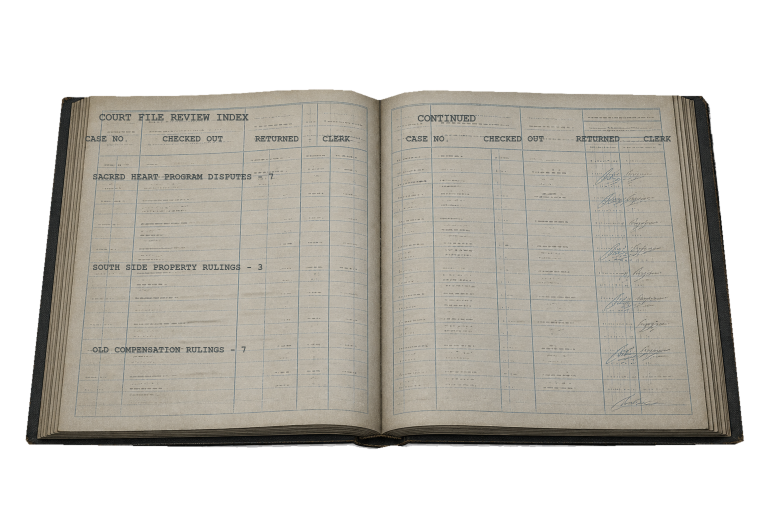
#> input picture image/edit_jobs/u4-court-archive-4115-v1/detail_master_exact.png, 1535 x 1024 px (shown at 1/2 size)
$ python build_icon_master.py
#> lines starting #> are read from the running program, lines starting #| are printed output that depends on the picture
from pathlib import Path
import hashlib
import json

from PIL import Image, ImageFilter


JOB = Path(__file__).resolve().parent
SOURCE = JOB / "detail_master_exact.png"
MASTER_OUT = JOB / "icon_master_1040.png"
SUBJECT_MASK_OUT = JOB / "icon_subject_mask_1040.png"
SHADOW_MASK_OUT = JOB / "icon_shadow_mask_1040.png"
REPORT = JOB / "icon_master_provenance.json"

CANVAS_SIZE = (1040, 1040)
TARGET_WIDTH = 800
SHADOW_OFFSET = (-22, 30)
SHADOW_BLUR = 16

source = Image.open(SOURCE).convert("RGBA")
#> source is the input picture: PIL image 1535x1024 RGBA; mean R, G, B, A 97.7, 94.4, 87.1, 155.9
bbox = source.getchannel("A").getbbox()
#> bbox = (49, 177, 1490, 900)
if bbox is None:
    raise ValueError("Approved ledger master is empty")
subject = source.crop(bbox)
target_height = round(subject.height * TARGET_WIDTH / subject.width)
#> target_height = 401
subject = subject.resize((TARGET_WIDTH, target_height), Image.Resampling.LANCZOS)
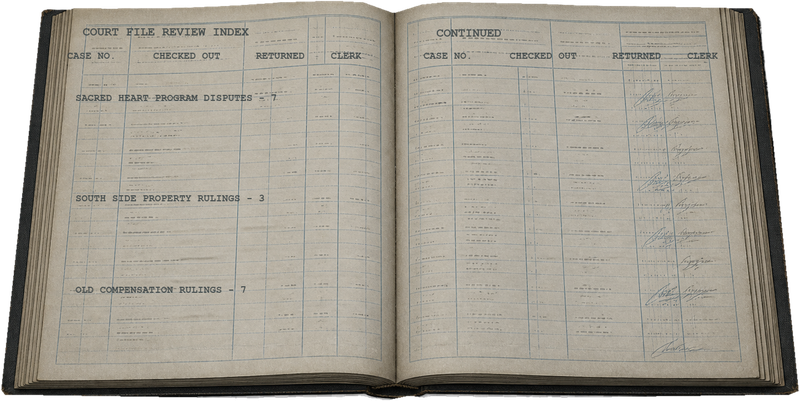
#> subject: PIL image 800x401 RGBA; mean R, G, B, A 147.7, 142.7, 131.7, 235.2; transparent parts drawn white

subject_x = round((CANVAS_SIZE[0] - subject.width) / 2)
#> subject_x = 120
subject_y = round((CANVAS_SIZE[1] - subject.height) / 2) - 12
#> subject_y = 308

subject_layer = Image.new("RGBA", CANVAS_SIZE, (0, 0, 0, 0))
#> subject_layer: PIL image 1040x1040 RGBA; every value is 0
subject_layer.alpha_composite(subject, (subject_x, subject_y))
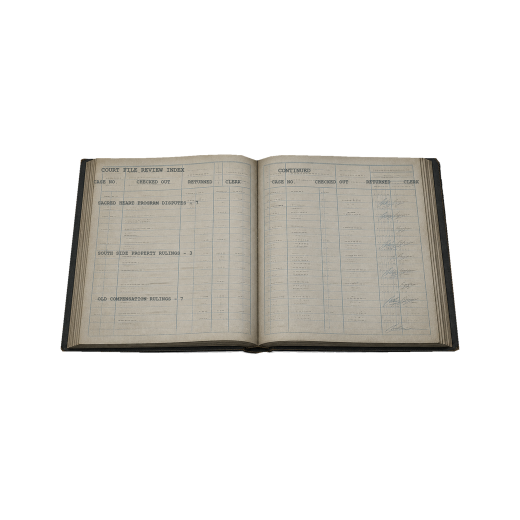
#> subject_layer: PIL image 1040x1040 RGBA (shown at 1/2 size); mean R, G, B, A 43.8, 42.3, 39.1, 69.8; transparent parts drawn white
subject_mask = subject_layer.getchannel("A")
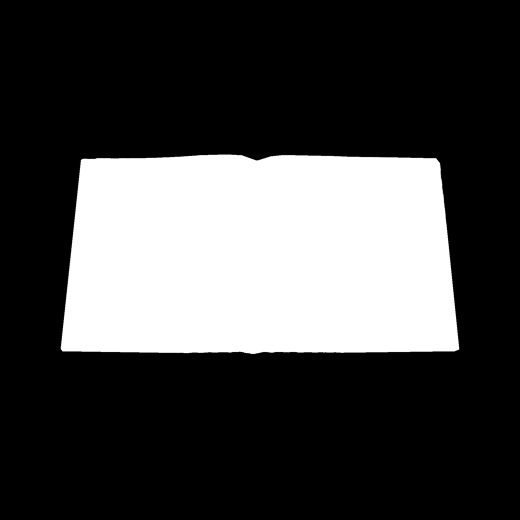
#> subject_mask: PIL image 1040x1040 L (shown at 1/2 size); min 0, max 255, mean 69.8

shadow_mask = Image.new("L", CANVAS_SIZE, 0)
#> shadow_mask: PIL image 1040x1040 L; every value is 0
shadow_mask.paste(
    subject.getchannel("A"),
    (subject_x + SHADOW_OFFSET[0], subject_y + SHADOW_OFFSET[1]),
)
shadow_mask = shadow_mask.filter(ImageFilter.GaussianBlur(SHADOW_BLUR))
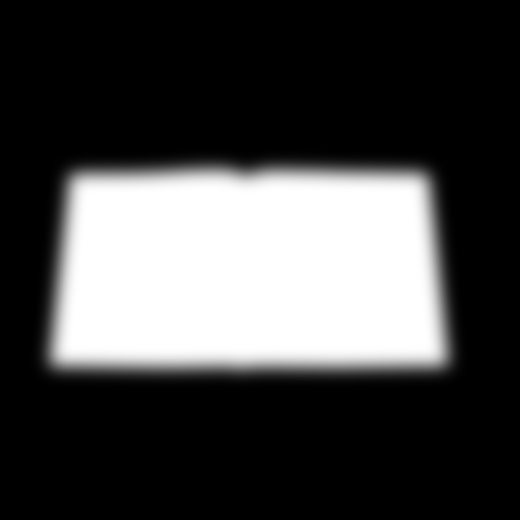
#> shadow_mask: PIL image 1040x1040 L (shown at 1/2 size); min 0, max 255, mean 69.8
shadow_mask = shadow_mask.point(lambda value: round(value * 0.34))
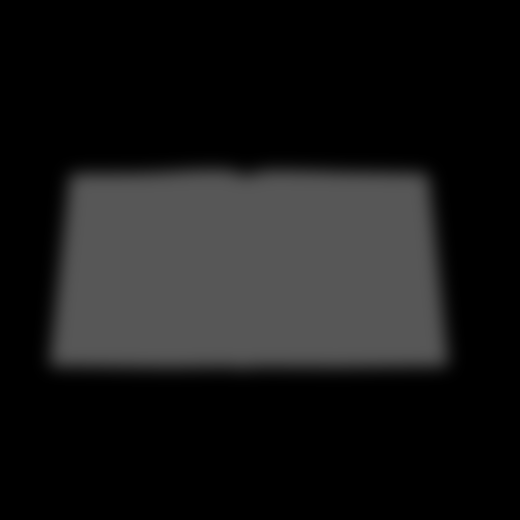
#> shadow_mask: PIL image 1040x1040 L (shown at 1/2 size); min 0, max 87, mean 23.8

shadow_layer = Image.new("RGBA", CANVAS_SIZE, (0, 0, 0, 0))
shadow_layer.putalpha(shadow_mask)
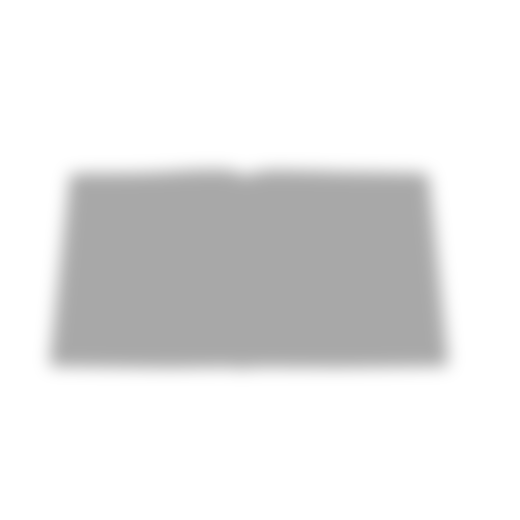
#> shadow_layer: PIL image 1040x1040 RGBA (shown at 1/2 size); mean R, G, B, A 0, 0, 0, 23.8; transparent parts drawn white
combined = Image.alpha_composite(shadow_layer, subject_layer)
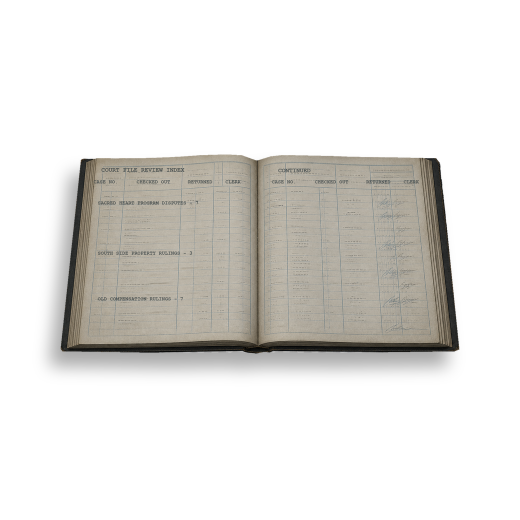
#> combined: PIL image 1040x1040 RGBA (shown at 1/2 size); mean R, G, B, A 43.6, 42.2, 38.9, 72.2; transparent parts drawn white

# Fully transparent pixels carry zero RGB before the canonical finalizer.
pixels = combined.load()
for y in range(combined.height):
    for x in range(combined.width):
        if pixels[x, y][3] == 0:
            pixels[x, y] = (0, 0, 0, 0)

combined.save(MASTER_OUT)
subject_mask.save(SUBJECT_MASK_OUT)
shadow_mask.save(SHADOW_MASK_OUT)


def sha256(path: Path) -> str:
    digest = hashlib.sha256()
    with path.open("rb") as handle:
        for chunk in iter(lambda: handle.read(1024 * 1024), b""):
            digest.update(chunk)
    return digest.hexdigest()


REPORT.write_text(
    json.dumps(
        {
            "version": 1,
            "method": "deterministic-flat-paper-icon-layout-from-approved-ledger-master",
            "source": {"path": str(SOURCE), "sha256": sha256(SOURCE)},
            "master": {"path": str(MASTER_OUT), "sha256": sha256(MASTER_OUT)},
            "subjectMask": {
                "path": str(SUBJECT_MASK_OUT),
                "sha256": sha256(SUBJECT_MASK_OUT),
            },
            "shadowMask": {
                "path": str(SHADOW_MASK_OUT),
                "sha256": sha256(SHADOW_MASK_OUT),
            },
            "canvasSize": list(CANVAS_SIZE),
            "subjectPlacement": [subject_x, subject_y, subject.width, subject.height],
            "shadowOffset": list(SHADOW_OFFSET),
            "shadowBlur": SHADOW_BLUR,
        },
        ensure_ascii=False,
        indent=2,
    )
    + "\n",
    encoding="utf-8",
)

$ run again, with image/edit_jobs/u4-court-archive-4115-v1/SC4003_item_4115_big.png copied over image/edit_jobs/u4-court-archive-4115-v1/detail_master_exact.png
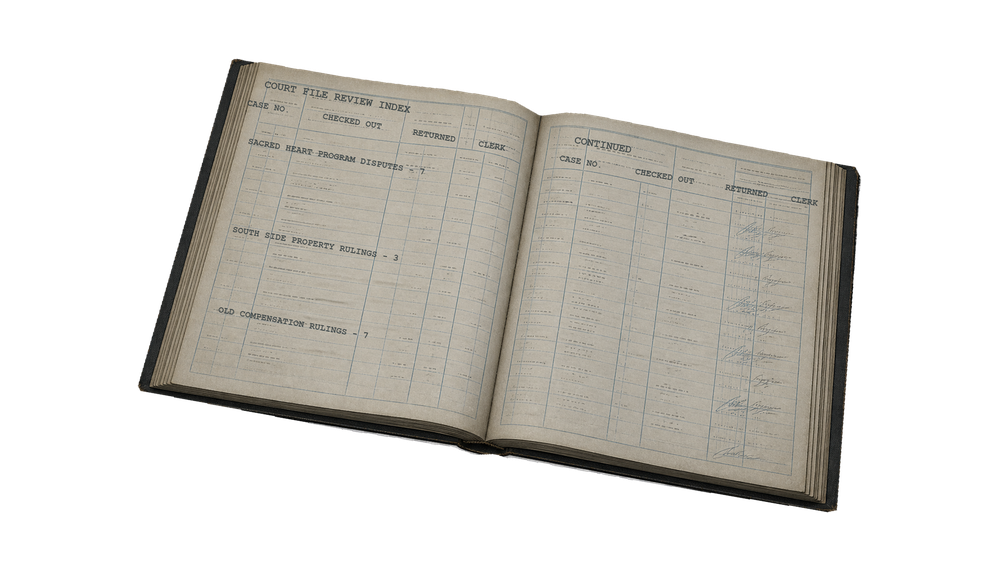
#> input picture image/edit_jobs/u4-court-archive-4115-v1/SC4003_item_4115_big.png, 1000 x 571 px
#> source is the input picture: PIL image 1000x571 RGBA; mean R, G, B, A 65.8, 63.5, 58.6, 104.9
#> bbox = (137, 58, 862, 513)
#> `shadow_mask = shadow_mask.point(lambda value: round(value * 0.34))`:
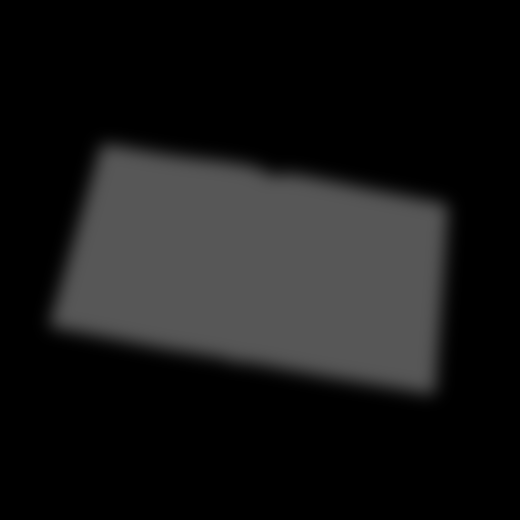
#> shadow_mask: PIL image 1040x1040 L (shown at 1/2 size); min 0, max 87, mean 23
#> `combined = Image.alpha_composite(shadow_layer, subject_layer)`:
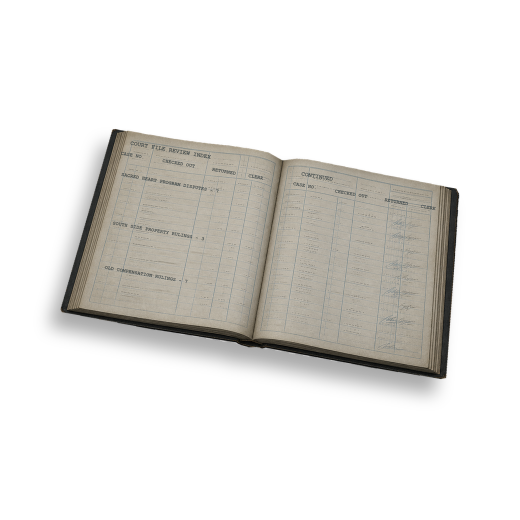
#> combined: PIL image 1040x1040 RGBA (shown at 1/2 size); mean R, G, B, A 42.1, 40.7, 37.5, 69.9; transparent parts drawn white
